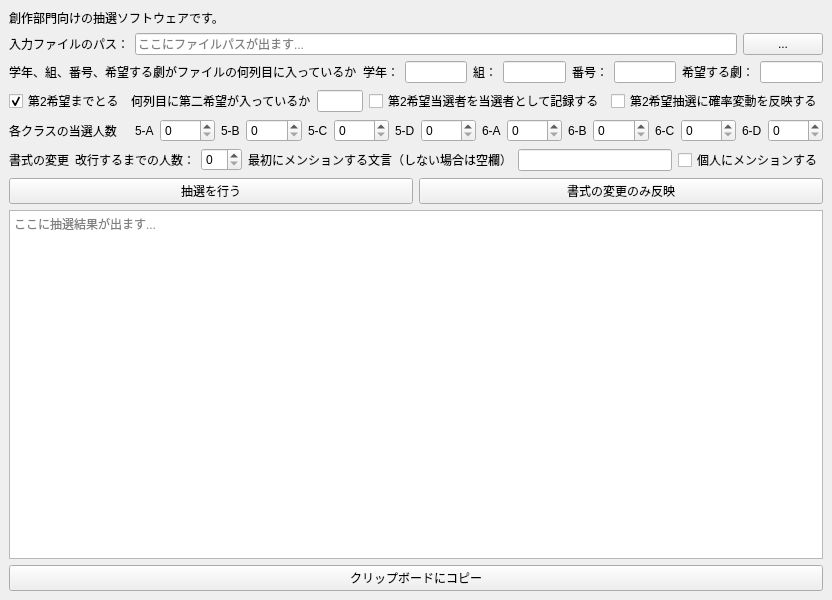
<?xml version="1.0" encoding="UTF-8"?>
<ui version="4.0">
 <class>MainWindow</class>
 <widget class="QMainWindow" name="MainWindow">
  <property name="geometry">
   <rect>
    <x>0</x>
    <y>0</y>
    <width>832</width>
    <height>600</height>
   </rect>
  </property>
  <property name="windowTitle">
   <string>創作部門抽選ソフトウェア</string>
  </property>
  <widget class="QWidget" name="centralwidget">
   <layout class="QHBoxLayout" name="horizontalLayout">
    <item>
     <layout class="QVBoxLayout" name="verticalLayout" stretch="0,0,0,0,0,0,0,1,0">
      <item>
       <layout class="QHBoxLayout" name="horizontalLayout_4" stretch="0">
        <item>
         <widget class="QLabel" name="label">
          <property name="sizePolicy">
           <sizepolicy hsizetype="Preferred" vsizetype="Preferred">
            <horstretch>0</horstretch>
            <verstretch>0</verstretch>
           </sizepolicy>
          </property>
          <property name="maximumSize">
           <size>
            <width>16777215</width>
            <height>16777215</height>
           </size>
          </property>
          <property name="text">
           <string>創作部門向けの抽選ソフトウェアです。</string>
          </property>
         </widget>
        </item>
       </layout>
      </item>
      <item>
       <layout class="QHBoxLayout" name="horizontalLayout_3">
        <item>
         <layout class="QVBoxLayout" name="verticalLayout_2">
          <item>
           <widget class="QLabel" name="fplabel">
            <property name="toolTip">
             <string>&lt;html&gt;&lt;head/&gt;&lt;body&gt;&lt;p&gt;Formsから作成した応募データのファイルがどこにあるかを入力してください。&lt;span style=&quot; font-weight:600;&quot;&gt;右にある「...」ボタン&lt;/span&gt;でエクスプローラーを起動し、そこから当該ファイルを選択してください。また、&lt;span style=&quot; font-weight:600;&quot;&gt;ファイルは「.csv」形式である必要があります。&lt;/span&gt;まだExcelで変換操作を行っていない場合は、「名前をつけて保存」から形式で.csvを選択して保存してください。&lt;/p&gt;&lt;/body&gt;&lt;/html&gt;</string>
            </property>
            <property name="text">
             <string>&lt;html&gt;&lt;head/&gt;&lt;body&gt;&lt;p&gt;入力ファイルのパス：&lt;/p&gt;&lt;/body&gt;&lt;/html&gt;</string>
            </property>
           </widget>
          </item>
         </layout>
        </item>
        <item>
         <widget class="QLineEdit" name="fpline">
          <property name="placeholderText">
           <string>ここにファイルパスが出ます...</string>
          </property>
         </widget>
        </item>
        <item>
         <widget class="QPushButton" name="fpexp">
          <property name="toolTip">
           <string>ここを押してファイルを選択</string>
          </property>
          <property name="text">
           <string>...</string>
          </property>
         </widget>
        </item>
       </layout>
      </item>
      <item>
       <layout class="QHBoxLayout" name="horizontalLayout_6">
        <item>
         <widget class="QLabel" name="clabel">
          <property name="toolTip">
           <string>&lt;html&gt;&lt;head/&gt;&lt;body&gt;&lt;p&gt;学年、組、番号、希望する劇がそれぞれ入力するcsvファイルの&lt;span style=&quot; font-weight:600;&quot;&gt;何列目に入っているか&lt;/span&gt;を&lt;span style=&quot; font-weight:600;&quot;&gt;アルファベットで&lt;/span&gt;入力してください。&lt;/p&gt;&lt;/body&gt;&lt;/html&gt;</string>
          </property>
          <property name="text">
           <string>学年、組、番号、希望する劇がファイルの何列目に入っているか</string>
          </property>
         </widget>
        </item>
        <item>
         <widget class="QLabel" name="clabel1">
          <property name="sizePolicy">
           <sizepolicy hsizetype="Maximum" vsizetype="Preferred">
            <horstretch>0</horstretch>
            <verstretch>0</verstretch>
           </sizepolicy>
          </property>
          <property name="text">
           <string>学年：</string>
          </property>
         </widget>
        </item>
        <item>
         <widget class="QLineEdit" name="cline1"/>
        </item>
        <item>
         <widget class="QLabel" name="clabel2">
          <property name="sizePolicy">
           <sizepolicy hsizetype="Maximum" vsizetype="Preferred">
            <horstretch>0</horstretch>
            <verstretch>0</verstretch>
           </sizepolicy>
          </property>
          <property name="text">
           <string>組：</string>
          </property>
         </widget>
        </item>
        <item>
         <widget class="QLineEdit" name="cline2"/>
        </item>
        <item>
         <widget class="QLabel" name="clabel3">
          <property name="sizePolicy">
           <sizepolicy hsizetype="Maximum" vsizetype="Preferred">
            <horstretch>0</horstretch>
            <verstretch>0</verstretch>
           </sizepolicy>
          </property>
          <property name="text">
           <string>番号：</string>
          </property>
         </widget>
        </item>
        <item>
         <widget class="QLineEdit" name="cline3"/>
        </item>
        <item>
         <widget class="QLabel" name="clabel4">
          <property name="sizePolicy">
           <sizepolicy hsizetype="Maximum" vsizetype="Preferred">
            <horstretch>0</horstretch>
            <verstretch>0</verstretch>
           </sizepolicy>
          </property>
          <property name="text">
           <string>希望する劇：</string>
          </property>
         </widget>
        </item>
        <item>
         <widget class="QLineEdit" name="cline4"/>
        </item>
       </layout>
      </item>
      <item>
       <layout class="QHBoxLayout" name="horizontalLayout_9">
        <item>
         <widget class="QCheckBox" name="d2check1">
          <property name="text">
           <string>第2希望までとる</string>
          </property>
          <property name="checked">
           <bool>true</bool>
          </property>
         </widget>
        </item>
        <item>
         <widget class="QLabel" name="d2label">
          <property name="toolTip">
           <string>&lt;html&gt;&lt;head/&gt;&lt;body&gt;&lt;p&gt;ここに上と同じくファイルの何列目に第2希望クラスが入っているかをアルファベットで入力してください。&lt;/p&gt;&lt;/body&gt;&lt;/html&gt;</string>
          </property>
          <property name="text">
           <string>何列目に第二希望が入っているか</string>
          </property>
         </widget>
        </item>
        <item>
         <widget class="QLineEdit" name="d2line"/>
        </item>
        <item>
         <widget class="QCheckBox" name="d2check2">
          <property name="text">
           <string>第2希望当選者を当選者として記録する</string>
          </property>
         </widget>
        </item>
        <item>
         <widget class="QCheckBox" name="d2check3">
          <property name="text">
           <string>第2希望抽選に確率変動を反映する</string>
          </property>
         </widget>
        </item>
       </layout>
      </item>
      <item>
       <layout class="QHBoxLayout" name="horizontalLayout_5">
        <item>
         <widget class="QLabel" name="clabeld">
          <property name="sizePolicy">
           <sizepolicy hsizetype="Maximum" vsizetype="Preferred">
            <horstretch>0</horstretch>
            <verstretch>0</verstretch>
           </sizepolicy>
          </property>
          <property name="toolTip">
           <string>&lt;html&gt;&lt;head/&gt;&lt;body&gt;&lt;p&gt;各クラスごとに何人ずつ当選するか記入してください。&lt;/p&gt;&lt;/body&gt;&lt;/html&gt;</string>
          </property>
          <property name="text">
           <string>各クラスの当選人数　</string>
          </property>
         </widget>
        </item>
        <item>
         <widget class="QLabel" name="g5a">
          <property name="sizePolicy">
           <sizepolicy hsizetype="Maximum" vsizetype="Preferred">
            <horstretch>0</horstretch>
            <verstretch>0</verstretch>
           </sizepolicy>
          </property>
          <property name="text">
           <string>5-A</string>
          </property>
         </widget>
        </item>
        <item>
         <widget class="QSpinBox" name="g5aspin">
          <property name="maximum">
           <number>99</number>
          </property>
         </widget>
        </item>
        <item>
         <widget class="QLabel" name="g5b">
          <property name="sizePolicy">
           <sizepolicy hsizetype="Maximum" vsizetype="Preferred">
            <horstretch>0</horstretch>
            <verstretch>0</verstretch>
           </sizepolicy>
          </property>
          <property name="text">
           <string>5-B</string>
          </property>
         </widget>
        </item>
        <item>
         <widget class="QSpinBox" name="g5bspin">
          <property name="maximum">
           <number>99</number>
          </property>
         </widget>
        </item>
        <item>
         <widget class="QLabel" name="g5c">
          <property name="sizePolicy">
           <sizepolicy hsizetype="Maximum" vsizetype="Preferred">
            <horstretch>0</horstretch>
            <verstretch>0</verstretch>
           </sizepolicy>
          </property>
          <property name="text">
           <string>5-C</string>
          </property>
         </widget>
        </item>
        <item>
         <widget class="QSpinBox" name="g5cspin"/>
        </item>
        <item>
         <widget class="QLabel" name="g5d">
          <property name="sizePolicy">
           <sizepolicy hsizetype="Maximum" vsizetype="Preferred">
            <horstretch>0</horstretch>
            <verstretch>0</verstretch>
           </sizepolicy>
          </property>
          <property name="text">
           <string>5-D</string>
          </property>
         </widget>
        </item>
        <item>
         <widget class="QSpinBox" name="g5dspin"/>
        </item>
        <item>
         <widget class="QLabel" name="g6a">
          <property name="sizePolicy">
           <sizepolicy hsizetype="Maximum" vsizetype="Preferred">
            <horstretch>0</horstretch>
            <verstretch>0</verstretch>
           </sizepolicy>
          </property>
          <property name="text">
           <string>6-A</string>
          </property>
         </widget>
        </item>
        <item>
         <widget class="QSpinBox" name="g6aspin"/>
        </item>
        <item>
         <widget class="QLabel" name="g6b">
          <property name="sizePolicy">
           <sizepolicy hsizetype="Maximum" vsizetype="Preferred">
            <horstretch>0</horstretch>
            <verstretch>0</verstretch>
           </sizepolicy>
          </property>
          <property name="text">
           <string>6-B</string>
          </property>
         </widget>
        </item>
        <item>
         <widget class="QSpinBox" name="g6bspin"/>
        </item>
        <item>
         <widget class="QLabel" name="g6c">
          <property name="sizePolicy">
           <sizepolicy hsizetype="Maximum" vsizetype="Preferred">
            <horstretch>0</horstretch>
            <verstretch>0</verstretch>
           </sizepolicy>
          </property>
          <property name="text">
           <string>6-C</string>
          </property>
         </widget>
        </item>
        <item>
         <widget class="QSpinBox" name="g6cspin"/>
        </item>
        <item>
         <widget class="QLabel" name="g6d">
          <property name="sizePolicy">
           <sizepolicy hsizetype="Maximum" vsizetype="Preferred">
            <horstretch>0</horstretch>
            <verstretch>0</verstretch>
           </sizepolicy>
          </property>
          <property name="text">
           <string>6-D</string>
          </property>
         </widget>
        </item>
        <item>
         <widget class="QSpinBox" name="g6dspin"/>
        </item>
       </layout>
      </item>
      <item>
       <layout class="QHBoxLayout" name="horizontalLayout_8">
        <item>
         <widget class="QLabel" name="slabel">
          <property name="sizePolicy">
           <sizepolicy hsizetype="Maximum" vsizetype="Preferred">
            <horstretch>0</horstretch>
            <verstretch>0</verstretch>
           </sizepolicy>
          </property>
          <property name="text">
           <string>書式の変更</string>
          </property>
         </widget>
        </item>
        <item>
         <widget class="QLabel" name="nllabel">
          <property name="sizePolicy">
           <sizepolicy hsizetype="Maximum" vsizetype="Preferred">
            <horstretch>0</horstretch>
            <verstretch>0</verstretch>
           </sizepolicy>
          </property>
          <property name="text">
           <string>改行するまでの人数：</string>
          </property>
         </widget>
        </item>
        <item>
         <widget class="QSpinBox" name="nlspin"/>
        </item>
        <item>
         <widget class="QLabel" name="mlabel2">
          <property name="text">
           <string>最初にメンションする文言（しない場合は空欄）</string>
          </property>
         </widget>
        </item>
        <item>
         <widget class="QLineEdit" name="mline"/>
        </item>
        <item>
         <widget class="QCheckBox" name="mcheck">
          <property name="text">
           <string>個人にメンションする</string>
          </property>
         </widget>
        </item>
       </layout>
      </item>
      <item>
       <layout class="QHBoxLayout" name="horizontalLayout_7">
        <item>
         <widget class="QPushButton" name="lb">
          <property name="text">
           <string>抽選を行う</string>
          </property>
         </widget>
        </item>
        <item>
         <widget class="QPushButton" name="sb">
          <property name="text">
           <string>書式の変更のみ反映</string>
          </property>
         </widget>
        </item>
       </layout>
      </item>
      <item>
       <layout class="QHBoxLayout" name="horizontalLayout_2">
        <item>
         <widget class="QTextEdit" name="restext">
          <property name="readOnly">
           <bool>true</bool>
          </property>
          <property name="acceptRichText">
           <bool>false</bool>
          </property>
          <property name="placeholderText">
           <string>ここに抽選結果が出ます...</string>
          </property>
         </widget>
        </item>
       </layout>
      </item>
      <item>
       <widget class="QPushButton" name="cpybtn">
        <property name="text">
         <string>クリップボードにコピー</string>
        </property>
       </widget>
      </item>
     </layout>
    </item>
   </layout>
  </widget>
 </widget>
 <resources/>
 <connections>
  <connection>
   <sender>d2check1</sender>
   <signal>toggled(bool)</signal>
   <receiver>d2line</receiver>
   <slot>setEnabled(bool)</slot>
   <hints>
    <hint type="sourcelabel">
     <x>68</x>
     <y>117</y>
    </hint>
    <hint type="destinationlabel">
     <x>339</x>
     <y>117</y>
    </hint>
   </hints>
  </connection>
  <connection>
   <sender>d2check1</sender>
   <signal>toggled(bool)</signal>
   <receiver>d2label</receiver>
   <slot>setEnabled(bool)</slot>
   <hints>
    <hint type="sourcelabel">
     <x>68</x>
     <y>117</y>
    </hint>
    <hint type="destinationlabel">
     <x>222</x>
     <y>117</y>
    </hint>
   </hints>
  </connection>
  <connection>
   <sender>d2check1</sender>
   <signal>toggled(bool)</signal>
   <receiver>d2check2</receiver>
   <slot>setEnabled(bool)</slot>
   <hints>
    <hint type="sourcelabel">
     <x>68</x>
     <y>117</y>
    </hint>
    <hint type="destinationlabel">
     <x>484</x>
     <y>117</y>
    </hint>
   </hints>
  </connection>
  <connection>
   <sender>d2check1</sender>
   <signal>toggled(bool)</signal>
   <receiver>d2check3</receiver>
   <slot>setEnabled(bool)</slot>
   <hints>
    <hint type="sourcelabel">
     <x>68</x>
     <y>117</y>
    </hint>
    <hint type="destinationlabel">
     <x>714</x>
     <y>117</y>
    </hint>
   </hints>
  </connection>
  <connection>
   <sender>cpybtn</sender>
   <signal>clicked()</signal>
   <receiver>restext</receiver>
   <slot>copy()</slot>
   <hints>
    <hint type="sourcelabel">
     <x>415</x>
     <y>576</y>
    </hint>
    <hint type="destinationlabel">
     <x>415</x>
     <y>399</y>
    </hint>
   </hints>
  </connection>
  <connection>
   <sender>fpexp</sender>
   <signal>clicked()</signal>
   <receiver>MainWindow</receiver>
   <slot>selectfolder()</slot>
   <hints>
    <hint type="sourcelabel">
     <x>785</x>
     <y>49</y>
    </hint>
    <hint type="destinationlabel">
     <x>825</x>
     <y>55</y>
    </hint>
   </hints>
  </connection>
  <connection>
   <sender>lb</sender>
   <signal>clicked()</signal>
   <receiver>MainWindow</receiver>
   <slot>dolottery()</slot>
   <hints>
    <hint type="sourcelabel">
     <x>119</x>
     <y>221</y>
    </hint>
    <hint type="destinationlabel">
     <x>109</x>
     <y>201</y>
    </hint>
   </hints>
  </connection>
  <connection>
   <sender>sb</sender>
   <signal>clicked()</signal>
   <receiver>MainWindow</receiver>
   <slot>reprocess()</slot>
   <hints>
    <hint type="sourcelabel">
     <x>766</x>
     <y>224</y>
    </hint>
    <hint type="destinationlabel">
     <x>827</x>
     <y>197</y>
    </hint>
   </hints>
  </connection>
 </connections>
 <slots>
  <slot>selectfolder()</slot>
  <slot>dolottery()</slot>
  <slot>reprocess()</slot>
 </slots>
</ui>
